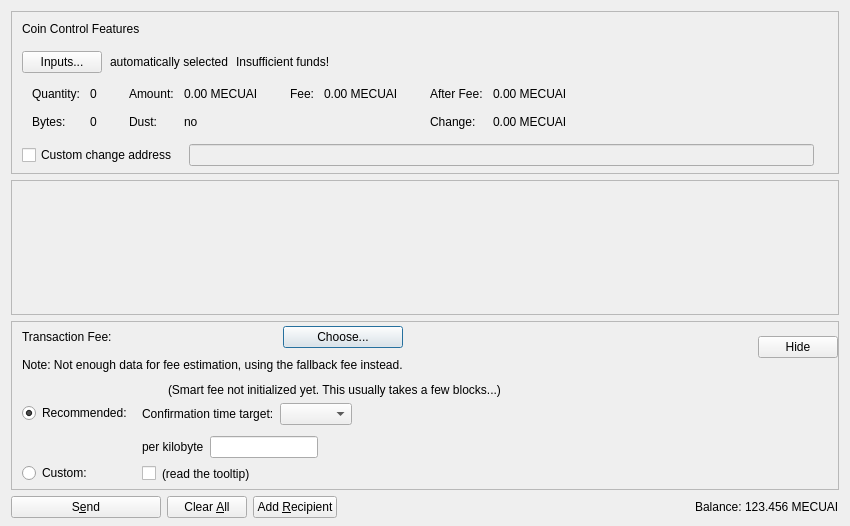
<?xml version="1.0" encoding="UTF-8"?>
<ui version="4.0">
 <class>SendCoinsDialog</class>
 <widget class="QDialog" name="SendCoinsDialog">
  <property name="geometry">
   <rect>
    <x>0</x>
    <y>0</y>
    <width>850</width>
    <height>526</height>
   </rect>
  </property>
  <property name="windowTitle">
   <string>Send Coins</string>
  </property>
  <layout class="QVBoxLayout" name="verticalLayout" stretch="0,1,0,0">
   <property name="bottomMargin">
    <number>8</number>
   </property>
   <item>
    <widget class="QFrame" name="frameCoinControl">
     <property name="sizePolicy">
      <sizepolicy hsizetype="Expanding" vsizetype="Expanding">
       <horstretch>0</horstretch>
       <verstretch>0</verstretch>
      </sizepolicy>
     </property>
     <property name="maximumSize">
      <size>
       <width>16777215</width>
       <height>16777215</height>
      </size>
     </property>
     <property name="frameShape">
      <enum>QFrame::StyledPanel</enum>
     </property>
     <property name="frameShadow">
      <enum>QFrame::Sunken</enum>
     </property>
     <layout class="QVBoxLayout" name="verticalLayoutCoinControl2">
      <property name="spacing">
       <number>0</number>
      </property>
      <property name="leftMargin">
       <number>0</number>
      </property>
      <property name="topMargin">
       <number>0</number>
      </property>
      <property name="rightMargin">
       <number>0</number>
      </property>
      <property name="bottomMargin">
       <number>6</number>
      </property>
      <item>
       <layout class="QVBoxLayout" name="verticalLayoutCoinControl" stretch="0,0,0,0,1">
        <property name="spacing">
         <number>0</number>
        </property>
        <property name="leftMargin">
         <number>10</number>
        </property>
        <property name="topMargin">
         <number>10</number>
        </property>
        <item>
         <layout class="QHBoxLayout" name="horizontalLayoutCoinControl1">
          <property name="bottomMargin">
           <number>15</number>
          </property>
          <item>
           <widget class="QLabel" name="labelCoinControlFeatures">
            <property name="sizePolicy">
             <sizepolicy hsizetype="Preferred" vsizetype="Maximum">
              <horstretch>0</horstretch>
              <verstretch>0</verstretch>
             </sizepolicy>
            </property>
            <property name="text">
             <string>Coin Control Features</string>
            </property>
           </widget>
          </item>
         </layout>
        </item>
        <item>
         <layout class="QHBoxLayout" name="horizontalLayoutCoinControl2" stretch="0,0,0,0">
          <property name="spacing">
           <number>8</number>
          </property>
          <property name="bottomMargin">
           <number>10</number>
          </property>
          <item>
           <widget class="QPushButton" name="pushButtonCoinControl">
            <property name="styleSheet">
             <string notr="true"/>
            </property>
            <property name="text">
             <string>Inputs...</string>
            </property>
            <property name="autoDefault">
             <bool>false</bool>
            </property>
           </widget>
          </item>
          <item>
           <widget class="QLabel" name="labelCoinControlAutomaticallySelected">
            <property name="text">
             <string>automatically selected</string>
            </property>
            <property name="margin">
             <number>5</number>
            </property>
           </widget>
          </item>
          <item>
           <widget class="QLabel" name="labelCoinControlInsuffFunds">
            <property name="text">
             <string>Insufficient funds!</string>
            </property>
            <property name="margin">
             <number>5</number>
            </property>
           </widget>
          </item>
          <item>
           <spacer name="horizontalSpacerCoinControl">
            <property name="orientation">
             <enum>Qt::Horizontal</enum>
            </property>
            <property name="sizeHint" stdset="0">
             <size>
              <width>40</width>
              <height>1</height>
             </size>
            </property>
           </spacer>
          </item>
         </layout>
        </item>
        <item>
         <widget class="QWidget" name="widgetCoinControl" native="true">
          <property name="sizePolicy">
           <sizepolicy hsizetype="Preferred" vsizetype="Preferred">
            <horstretch>0</horstretch>
            <verstretch>0</verstretch>
           </sizepolicy>
          </property>
          <property name="minimumSize">
           <size>
            <width>0</width>
            <height>0</height>
           </size>
          </property>
          <property name="styleSheet">
           <string notr="true"/>
          </property>
          <layout class="QHBoxLayout" name="horizontalLayoutCoinControl5">
           <property name="leftMargin">
            <number>0</number>
           </property>
           <property name="topMargin">
            <number>0</number>
           </property>
           <property name="rightMargin">
            <number>0</number>
           </property>
           <property name="bottomMargin">
            <number>0</number>
           </property>
           <item>
            <layout class="QHBoxLayout" name="horizontalLayoutCoinControl3" stretch="0,0,0,1">
             <property name="spacing">
              <number>20</number>
             </property>
             <property name="topMargin">
              <number>0</number>
             </property>
             <property name="bottomMargin">
              <number>10</number>
             </property>
             <item>
              <layout class="QFormLayout" name="formLayoutCoinControl1">
               <property name="horizontalSpacing">
                <number>10</number>
               </property>
               <property name="verticalSpacing">
                <number>14</number>
               </property>
               <property name="leftMargin">
                <number>10</number>
               </property>
               <property name="topMargin">
                <number>4</number>
               </property>
               <property name="rightMargin">
                <number>6</number>
               </property>
               <item row="0" column="0">
                <widget class="QLabel" name="labelCoinControlQuantityText">
                 <property name="text">
                  <string>Quantity:</string>
                 </property>
                 <property name="margin">
                  <number>0</number>
                 </property>
                </widget>
               </item>
               <item row="0" column="1">
                <widget class="QLabel" name="labelCoinControlQuantity">
                 <property name="cursor">
                  <cursorShape>IBeamCursor</cursorShape>
                 </property>
                 <property name="contextMenuPolicy">
                  <enum>Qt::ActionsContextMenu</enum>
                 </property>
                 <property name="text">
                  <string notr="true">0</string>
                 </property>
                 <property name="margin">
                  <number>0</number>
                 </property>
                 <property name="textInteractionFlags">
                  <set>Qt::LinksAccessibleByMouse|Qt::TextSelectableByKeyboard|Qt::TextSelectableByMouse</set>
                 </property>
                </widget>
               </item>
               <item row="1" column="0">
                <widget class="QLabel" name="labelCoinControlBytesText">
                 <property name="text">
                  <string>Bytes:</string>
                 </property>
                </widget>
               </item>
               <item row="1" column="1">
                <widget class="QLabel" name="labelCoinControlBytes">
                 <property name="cursor">
                  <cursorShape>IBeamCursor</cursorShape>
                 </property>
                 <property name="contextMenuPolicy">
                  <enum>Qt::ActionsContextMenu</enum>
                 </property>
                 <property name="text">
                  <string notr="true">0</string>
                 </property>
                 <property name="textInteractionFlags">
                  <set>Qt::LinksAccessibleByMouse|Qt::TextSelectableByKeyboard|Qt::TextSelectableByMouse</set>
                 </property>
                </widget>
               </item>
              </layout>
             </item>
             <item>
              <layout class="QFormLayout" name="formLayoutCoinControl2">
               <property name="horizontalSpacing">
                <number>10</number>
               </property>
               <property name="verticalSpacing">
                <number>14</number>
               </property>
               <property name="leftMargin">
                <number>6</number>
               </property>
               <property name="topMargin">
                <number>4</number>
               </property>
               <property name="rightMargin">
                <number>6</number>
               </property>
               <item row="0" column="0">
                <widget class="QLabel" name="labelCoinControlAmountText">
                 <property name="text">
                  <string>Amount:</string>
                 </property>
                 <property name="margin">
                  <number>0</number>
                 </property>
                </widget>
               </item>
               <item row="0" column="1">
                <widget class="QLabel" name="labelCoinControlAmount">
                 <property name="cursor">
                  <cursorShape>IBeamCursor</cursorShape>
                 </property>
                 <property name="contextMenuPolicy">
                  <enum>Qt::ActionsContextMenu</enum>
                 </property>
                 <property name="text">
                  <string notr="true">0.00 MECUAI</string>
                 </property>
                 <property name="textInteractionFlags">
                  <set>Qt::LinksAccessibleByMouse|Qt::TextSelectableByKeyboard|Qt::TextSelectableByMouse</set>
                 </property>
                </widget>
               </item>
               <item row="1" column="0">
                <widget class="QLabel" name="labelCoinControlLowOutputText">
                 <property name="text">
                  <string>Dust:</string>
                 </property>
                </widget>
               </item>
               <item row="1" column="1">
                <widget class="QLabel" name="labelCoinControlLowOutput">
                 <property name="cursor">
                  <cursorShape>IBeamCursor</cursorShape>
                 </property>
                 <property name="contextMenuPolicy">
                  <enum>Qt::ActionsContextMenu</enum>
                 </property>
                 <property name="text">
                  <string notr="true">no</string>
                 </property>
                 <property name="textInteractionFlags">
                  <set>Qt::LinksAccessibleByMouse|Qt::TextSelectableByKeyboard|Qt::TextSelectableByMouse</set>
                 </property>
                </widget>
               </item>
              </layout>
             </item>
             <item>
              <layout class="QFormLayout" name="formLayoutCoinControl3">
               <property name="horizontalSpacing">
                <number>10</number>
               </property>
               <property name="verticalSpacing">
                <number>14</number>
               </property>
               <property name="leftMargin">
                <number>6</number>
               </property>
               <property name="topMargin">
                <number>4</number>
               </property>
               <property name="rightMargin">
                <number>6</number>
               </property>
               <item row="0" column="0">
                <widget class="QLabel" name="labelCoinControlFeeText">
                 <property name="text">
                  <string>Fee:</string>
                 </property>
                 <property name="margin">
                  <number>0</number>
                 </property>
                </widget>
               </item>
               <item row="0" column="1">
                <widget class="QLabel" name="labelCoinControlFee">
                 <property name="cursor">
                  <cursorShape>IBeamCursor</cursorShape>
                 </property>
                 <property name="contextMenuPolicy">
                  <enum>Qt::ActionsContextMenu</enum>
                 </property>
                 <property name="text">
                  <string notr="true">0.00 MECUAI</string>
                 </property>
                 <property name="textInteractionFlags">
                  <set>Qt::LinksAccessibleByMouse|Qt::TextSelectableByKeyboard|Qt::TextSelectableByMouse</set>
                 </property>
                </widget>
               </item>
              </layout>
             </item>
             <item>
              <layout class="QFormLayout" name="formLayoutCoinControl4">
               <property name="horizontalSpacing">
                <number>10</number>
               </property>
               <property name="verticalSpacing">
                <number>14</number>
               </property>
               <property name="leftMargin">
                <number>6</number>
               </property>
               <property name="topMargin">
                <number>4</number>
               </property>
               <property name="rightMargin">
                <number>6</number>
               </property>
               <item row="0" column="0">
                <widget class="QLabel" name="labelCoinControlAfterFeeText">
                 <property name="text">
                  <string>After Fee:</string>
                 </property>
                 <property name="margin">
                  <number>0</number>
                 </property>
                </widget>
               </item>
               <item row="0" column="1">
                <widget class="QLabel" name="labelCoinControlAfterFee">
                 <property name="cursor">
                  <cursorShape>IBeamCursor</cursorShape>
                 </property>
                 <property name="contextMenuPolicy">
                  <enum>Qt::ActionsContextMenu</enum>
                 </property>
                 <property name="text">
                  <string notr="true">0.00 MECUAI</string>
                 </property>
                 <property name="textInteractionFlags">
                  <set>Qt::LinksAccessibleByMouse|Qt::TextSelectableByKeyboard|Qt::TextSelectableByMouse</set>
                 </property>
                </widget>
               </item>
               <item row="1" column="0">
                <widget class="QLabel" name="labelCoinControlChangeText">
                 <property name="text">
                  <string>Change:</string>
                 </property>
                </widget>
               </item>
               <item row="1" column="1">
                <widget class="QLabel" name="labelCoinControlChange">
                 <property name="cursor">
                  <cursorShape>IBeamCursor</cursorShape>
                 </property>
                 <property name="contextMenuPolicy">
                  <enum>Qt::ActionsContextMenu</enum>
                 </property>
                 <property name="text">
                  <string notr="true">0.00 MECUAI</string>
                 </property>
                 <property name="textInteractionFlags">
                  <set>Qt::LinksAccessibleByMouse|Qt::TextSelectableByKeyboard|Qt::TextSelectableByMouse</set>
                 </property>
                </widget>
               </item>
              </layout>
             </item>
            </layout>
           </item>
          </layout>
         </widget>
        </item>
        <item>
         <layout class="QHBoxLayout" name="horizontalLayoutCoinControl4" stretch="0,0,0">
          <property name="spacing">
           <number>12</number>
          </property>
          <property name="sizeConstraint">
           <enum>QLayout::SetDefaultConstraint</enum>
          </property>
          <property name="topMargin">
           <number>5</number>
          </property>
          <property name="rightMargin">
           <number>5</number>
          </property>
          <item>
           <widget class="QCheckBox" name="checkBoxCoinControlChange">
            <property name="toolTip">
             <string>If this is activated, but the change address is empty or invalid, change will be sent to a newly generated address.</string>
            </property>
            <property name="text">
             <string>Custom change address</string>
            </property>
           </widget>
          </item>
          <item>
           <widget class="QValidatedLineEdit" name="lineEditCoinControlChange">
            <property name="enabled">
             <bool>false</bool>
            </property>
            <property name="sizePolicy">
             <sizepolicy hsizetype="Expanding" vsizetype="Fixed">
              <horstretch>0</horstretch>
              <verstretch>0</verstretch>
             </sizepolicy>
            </property>
           </widget>
          </item>
          <item>
           <widget class="QLabel" name="labelCoinControlChangeLabel">
            <property name="sizePolicy">
             <sizepolicy hsizetype="Preferred" vsizetype="Expanding">
              <horstretch>0</horstretch>
              <verstretch>0</verstretch>
             </sizepolicy>
            </property>
            <property name="minimumSize">
             <size>
              <width>0</width>
              <height>0</height>
             </size>
            </property>
            <property name="text">
             <string/>
            </property>
            <property name="margin">
             <number>3</number>
            </property>
           </widget>
          </item>
         </layout>
        </item>
        <item>
         <spacer name="verticalSpacerCoinControl">
          <property name="orientation">
           <enum>Qt::Vertical</enum>
          </property>
          <property name="sizeHint" stdset="0">
           <size>
            <width>800</width>
            <height>1</height>
           </size>
          </property>
         </spacer>
        </item>
       </layout>
      </item>
     </layout>
    </widget>
   </item>
   <item>
    <widget class="QScrollArea" name="scrollArea">
     <property name="widgetResizable">
      <bool>true</bool>
     </property>
     <widget class="QWidget" name="scrollAreaWidgetContents">
      <property name="geometry">
       <rect>
        <x>0</x>
        <y>0</y>
        <width>830</width>
        <height>104</height>
       </rect>
      </property>
      <layout class="QVBoxLayout" name="verticalLayout_2" stretch="0,1">
       <property name="leftMargin">
        <number>0</number>
       </property>
       <property name="topMargin">
        <number>0</number>
       </property>
       <property name="rightMargin">
        <number>0</number>
       </property>
       <property name="bottomMargin">
        <number>0</number>
       </property>
       <item>
        <layout class="QVBoxLayout" name="entries">
         <property name="spacing">
          <number>6</number>
         </property>
        </layout>
       </item>
       <item>
        <spacer name="verticalSpacer">
         <property name="orientation">
          <enum>Qt::Vertical</enum>
         </property>
         <property name="sizeHint" stdset="0">
          <size>
           <width>20</width>
           <height>40</height>
          </size>
         </property>
        </spacer>
       </item>
      </layout>
     </widget>
    </widget>
   </item>
   <item>
    <widget class="QFrame" name="frameFee">
     <property name="sizePolicy">
      <sizepolicy hsizetype="Expanding" vsizetype="Expanding">
       <horstretch>0</horstretch>
       <verstretch>0</verstretch>
      </sizepolicy>
     </property>
     <property name="maximumSize">
      <size>
       <width>16777215</width>
       <height>16777215</height>
      </size>
     </property>
     <property name="frameShape">
      <enum>QFrame::StyledPanel</enum>
     </property>
     <property name="frameShadow">
      <enum>QFrame::Sunken</enum>
     </property>
     <layout class="QVBoxLayout" name="verticalLayoutFee1">
      <property name="spacing">
       <number>0</number>
      </property>
      <property name="leftMargin">
       <number>0</number>
      </property>
      <property name="topMargin">
       <number>0</number>
      </property>
      <property name="rightMargin">
       <number>0</number>
      </property>
      <property name="bottomMargin">
       <number>0</number>
      </property>
      <item>
       <layout class="QVBoxLayout" name="verticalLayoutFee2" stretch="0,0,0">
        <property name="spacing">
         <number>0</number>
        </property>
        <property name="leftMargin">
         <number>10</number>
        </property>
        <property name="topMargin">
         <number>0</number>
        </property>
        <item>
         <layout class="QHBoxLayout" name="horizontalLayoutFee1">
          <property name="bottomMargin">
           <number>0</number>
          </property>
          <item>
           <layout class="QVBoxLayout" name="verticalLayoutFee7">
            <property name="spacing">
             <number>0</number>
            </property>
            <item>
             <spacer name="verticalSpacerSmartFee">
              <property name="orientation">
               <enum>Qt::Vertical</enum>
              </property>
              <property name="sizeType">
               <enum>QSizePolicy::Fixed</enum>
              </property>
              <property name="sizeHint" stdset="0">
               <size>
                <width>1</width>
                <height>4</height>
               </size>
              </property>
             </spacer>
            </item>
            <item>
             <layout class="QHBoxLayout" name="horizontalLayoutSmartFee">
              <property name="spacing">
               <number>10</number>
              </property>
              <item>
               <widget class="QLabel" name="labelFeeHeadline">
                <property name="sizePolicy">
                 <sizepolicy hsizetype="Preferred" vsizetype="Maximum">
                  <horstretch>0</horstretch>
                  <verstretch>0</verstretch>
                 </sizepolicy>
                </property>
                <property name="text">
                 <string>Transaction Fee:</string>
                </property>
               </widget>
              </item>
              <item>
               <widget class="QLabel" name="labelFeeMinimized">
                <property name="text">
                 <string/>
                </property>
               </widget>
              </item>
              <item>
               <widget class="QPushButton" name="buttonChooseFee">
                <property name="text">
                 <string>Choose...</string>
                </property>
               </widget>
              </item>
             </layout>
            </item>
            <item>
             <spacer name="verticalSpacer_7">
              <property name="orientation">
               <enum>Qt::Vertical</enum>
              </property>
              <property name="sizeHint" stdset="0">
               <size>
                <width>1</width>
                <height>10</height>
               </size>
              </property>
             </spacer>
            </item>
            <item>
             <widget class="QLabel" name="fallbackFeeWarningLabel">
              <property name="toolTip">
               <string>Using the fallbackfee can result in sending a transaction that will take several hours or days (or never) to confirm. Consider choosing your fee manually or wait until you have validated the complete chain.</string>
              </property>
              <property name="text">
               <string>Note: Not enough data for fee estimation, using the fallback fee instead.</string>
              </property>
              <property name="wordWrap">
               <bool>false</bool>
              </property>
             </widget>
            </item>
            <item>
             <spacer name="verticalSpacer_5">
              <property name="orientation">
               <enum>Qt::Vertical</enum>
              </property>
              <property name="sizeHint" stdset="0">
               <size>
                <width>1</width>
                <height>1</height>
               </size>
              </property>
             </spacer>
            </item>
           </layout>
          </item>
          <item>
           <spacer name="horizontalSpacer_4">
            <property name="orientation">
             <enum>Qt::Horizontal</enum>
            </property>
            <property name="sizeHint" stdset="0">
             <size>
              <width>1</width>
              <height>1</height>
             </size>
            </property>
           </spacer>
          </item>
          <item>
           <widget class="QPushButton" name="buttonMinimizeFee">
            <property name="toolTip">
             <string>collapse fee-settings</string>
            </property>
            <property name="text">
             <string>Hide</string>
            </property>
           </widget>
          </item>
         </layout>
        </item>
        <item>
         <widget class="QFrame" name="frameFeeSelection">
          <layout class="QVBoxLayout" name="verticalLayoutFee12">
           <property name="spacing">
            <number>0</number>
           </property>
           <property name="leftMargin">
            <number>0</number>
           </property>
           <property name="topMargin">
            <number>0</number>
           </property>
           <property name="rightMargin">
            <number>0</number>
           </property>
           <property name="bottomMargin">
            <number>0</number>
           </property>
           <item>
            <layout class="QGridLayout" name="gridLayoutFee">
             <property name="topMargin">
              <number>10</number>
             </property>
             <property name="bottomMargin">
              <number>4</number>
             </property>
             <property name="horizontalSpacing">
              <number>10</number>
             </property>
             <property name="verticalSpacing">
              <number>4</number>
             </property>
             <item row="1" column="1">
              <layout class="QVBoxLayout" name="verticalLayoutFee8">
               <property name="spacing">
                <number>6</number>
               </property>
               <property name="topMargin">
                <number>3</number>
               </property>
               <item>
                <layout class="QHBoxLayout" name="horizontalLayoutFee13" stretch="0,0,1">
                 <item>
                  <widget class="QLabel" name="labelCustomPerKilobyte">
                   <property name="toolTip">
                    <string>If the custom fee is set to 1000 ruffs and the transaction is only 250 bytes, then &quot;per kilobyte&quot; only pays 250 ruffs in fee,&lt;br /&gt;while &quot;at least&quot; pays 1000 ruffs. For transactions bigger than a kilobyte both pay by kilobyte.</string>
                   </property>
                   <property name="text">
                    <string>per kilobyte</string>
                   </property>
                  </widget>
                 </item>
                 <item>
                  <widget class="BitcoinAmountField" name="customFee"/>
                 </item>
                 <item>
                  <spacer name="horizontalSpacer_6">
                   <property name="orientation">
                    <enum>Qt::Horizontal</enum>
                   </property>
                   <property name="sizeHint" stdset="0">
                    <size>
                     <width>1</width>
                     <height>1</height>
                    </size>
                   </property>
                  </spacer>
                 </item>
                </layout>
               </item>
               <item>
                <layout class="QHBoxLayout" name="horizontalLayoutFee8">
                 <item>
                  <widget class="QCheckBox" name="checkBoxMinimumFee">
                   <property name="toolTip">
                    <string>Paying only the minimum fee is just fine as long as there is less transaction volume than space in the blocks.&lt;br /&gt;But be aware that this can end up in a never confirming transaction once there is more demand for mecuai transactions than the network can process.</string>
                   </property>
                   <property name="text">
                    <string/>
                   </property>
                  </widget>
                 </item>
                 <item>
                  <widget class="QLabel" name="labelMinFeeWarning">
                   <property name="enabled">
                    <bool>true</bool>
                   </property>
                   <property name="toolTip">
                    <string>Paying only the minimum fee is just fine as long as there is less transaction volume than space in the blocks.&lt;br /&gt;But be aware that this can end up in a never confirming transaction once there is more demand for mecuai transactions than the network can process.</string>
                   </property>
                   <property name="text">
                    <string>(read the tooltip)</string>
                   </property>
                   <property name="margin">
                    <number>5</number>
                   </property>
                  </widget>
                 </item>
                 <item>
                  <spacer name="horizontalSpacer_2">
                   <property name="orientation">
                    <enum>Qt::Horizontal</enum>
                   </property>
                   <property name="sizeHint" stdset="0">
                    <size>
                     <width>1</width>
                     <height>1</height>
                    </size>
                   </property>
                  </spacer>
                 </item>
                </layout>
               </item>
              </layout>
             </item>
             <item row="0" column="0">
              <layout class="QVBoxLayout" name="verticalLayoutFee4" stretch="0,1">
               <property name="topMargin">
                <number>20</number>
               </property>
               <property name="bottomMargin">
                <number>3</number>
               </property>
               <item>
                <widget class="QRadioButton" name="radioSmartFee">
                 <property name="text">
                  <string>Recommended:</string>
                 </property>
                 <property name="checked">
                  <bool>true</bool>
                 </property>
                 <attribute name="buttonGroup">
                  <string notr="true">groupFee</string>
                 </attribute>
                </widget>
               </item>
               <item>
                <spacer name="verticalSpacer_2">
                 <property name="orientation">
                  <enum>Qt::Vertical</enum>
                 </property>
                 <property name="sizeHint" stdset="0">
                  <size>
                   <width>1</width>
                   <height>1</height>
                  </size>
                 </property>
                </spacer>
               </item>
              </layout>
             </item>
             <item row="1" column="0">
              <layout class="QVBoxLayout" name="verticalLayoutFee9" stretch="0,1">
               <property name="topMargin">
                <number>30</number>
               </property>
               <item>
                <widget class="QRadioButton" name="radioCustomFee">
                 <property name="text">
                  <string>Custom:</string>
                 </property>
                 <attribute name="buttonGroup">
                  <string notr="true">groupFee</string>
                 </attribute>
                </widget>
               </item>
               <item>
                <spacer name="verticalSpacer_6">
                 <property name="orientation">
                  <enum>Qt::Vertical</enum>
                 </property>
                 <property name="sizeHint" stdset="0">
                  <size>
                   <width>1</width>
                   <height>1</height>
                  </size>
                 </property>
                </spacer>
               </item>
              </layout>
             </item>
             <item row="0" column="1">
              <layout class="QVBoxLayout" name="verticalLayoutFee3" stretch="0,0,1">
               <property name="spacing">
                <number>6</number>
               </property>
               <property name="topMargin">
                <number>0</number>
               </property>
               <property name="bottomMargin">
                <number>3</number>
               </property>
               <item>
                <layout class="QHBoxLayout" name="horizontalLayoutFee12">
                 <item>
                  <widget class="QLabel" name="labelSmartFee">
                   <property name="text">
                    <string/>
                   </property>
                   <property name="margin">
                    <number>2</number>
                   </property>
                  </widget>
                 </item>
                 <item>
                  <widget class="QLabel" name="labelFeeEstimation">
                   <property name="text">
                    <string/>
                   </property>
                  </widget>
                 </item>
                 <item>
                  <widget class="QLabel" name="labelSmartFee2">
                   <property name="text">
                    <string>(Smart fee not initialized yet. This usually takes a few blocks...)</string>
                   </property>
                   <property name="margin">
                    <number>2</number>
                   </property>
                  </widget>
                 </item>
                 <item>
                  <spacer name="horizontalSpacer_5">
                   <property name="orientation">
                    <enum>Qt::Horizontal</enum>
                   </property>
                   <property name="sizeHint" stdset="0">
                    <size>
                     <width>1</width>
                     <height>1</height>
                    </size>
                   </property>
                  </spacer>
                 </item>
                </layout>
               </item>
               <item>
                <layout class="QHBoxLayout" name="horizontalLayoutFee9">
                 <item>
                  <layout class="QVBoxLayout" name="verticalLayoutFee6">
                   <item>
                    <widget class="QLabel" name="labelSmartFee3">
                     <property name="text">
                      <string>Confirmation time target:</string>
                     </property>
                     <property name="margin">
                      <number>2</number>
                     </property>
                    </widget>
                   </item>
                  </layout>
                 </item>
                 <item>
                  <layout class="QVBoxLayout" name="verticalLayoutFee5">
                   <property name="rightMargin">
                    <number>30</number>
                   </property>
                   <item>
                    <layout class="QHBoxLayout" name="horizontalLayoutConfTarget">
                     <property name="bottomMargin">
                      <number>0</number>
                     </property>
                     <item>
                      <widget class="QComboBox" name="confTargetSelector"/>
                     </item>
                     <item>
                      <spacer name="horizontalSpacerConfTarget">
                       <property name="orientation">
                        <enum>Qt::Horizontal</enum>
                       </property>
                       <property name="sizeHint" stdset="0">
                        <size>
                         <width>40</width>
                         <height>20</height>
                        </size>
                       </property>
                      </spacer>
                     </item>
                    </layout>
                   </item>
                  </layout>
                 </item>
                </layout>
               </item>
               <item>
                <spacer name="verticalSpacer_4">
                 <property name="orientation">
                  <enum>Qt::Vertical</enum>
                 </property>
                 <property name="sizeHint" stdset="0">
                  <size>
                   <width>1</width>
                   <height>1</height>
                  </size>
                 </property>
                </spacer>
               </item>
              </layout>
             </item>
            </layout>
           </item>
          </layout>
         </widget>
        </item>
        <item>
         <spacer name="verticalSpacerFee">
          <property name="orientation">
           <enum>Qt::Vertical</enum>
          </property>
          <property name="sizeHint" stdset="0">
           <size>
            <width>800</width>
            <height>1</height>
           </size>
          </property>
         </spacer>
        </item>
       </layout>
      </item>
     </layout>
    </widget>
   </item>
   <item>
    <layout class="QHBoxLayout" name="horizontalLayout">
     <item>
      <widget class="QPushButton" name="sendButton">
       <property name="minimumSize">
        <size>
         <width>150</width>
         <height>0</height>
        </size>
       </property>
       <property name="toolTip">
        <string>Confirm the send action</string>
       </property>
       <property name="text">
        <string>S&amp;end</string>
       </property>
       <property name="autoDefault">
        <bool>false</bool>
       </property>
       <property name="default">
        <bool>false</bool>
       </property>
      </widget>
     </item>
     <item>
      <widget class="QPushButton" name="clearButton">
       <property name="sizePolicy">
        <sizepolicy hsizetype="Minimum" vsizetype="Fixed">
         <horstretch>0</horstretch>
         <verstretch>0</verstretch>
        </sizepolicy>
       </property>
       <property name="toolTip">
        <string>Clear all fields of the form.</string>
       </property>
       <property name="text">
        <string>Clear &amp;All</string>
       </property>
       <property name="autoDefault">
        <bool>false</bool>
       </property>
      </widget>
     </item>
     <item>
      <widget class="QPushButton" name="addButton">
       <property name="toolTip">
        <string>Send to multiple recipients at once</string>
       </property>
       <property name="text">
        <string>Add &amp;Recipient</string>
       </property>
       <property name="autoDefault">
        <bool>false</bool>
       </property>
      </widget>
     </item>
     <item>
      <spacer name="horizontalSpacer">
       <property name="orientation">
        <enum>Qt::Horizontal</enum>
       </property>
       <property name="sizeHint" stdset="0">
        <size>
         <width>40</width>
         <height>20</height>
        </size>
       </property>
      </spacer>
     </item>
     <item>
      <layout class="QHBoxLayout" name="horizontalLayout_2">
       <property name="spacing">
        <number>3</number>
       </property>
       <item>
        <widget class="QLabel" name="labelBalanceText">
         <property name="text">
          <string>Balance:</string>
         </property>
        </widget>
       </item>
       <item>
        <widget class="QLabel" name="labelBalance">
         <property name="sizePolicy">
          <sizepolicy hsizetype="Preferred" vsizetype="Preferred">
           <horstretch>0</horstretch>
           <verstretch>0</verstretch>
          </sizepolicy>
         </property>
         <property name="cursor">
          <cursorShape>IBeamCursor</cursorShape>
         </property>
         <property name="text">
          <string notr="true">123.456 MECUAI</string>
         </property>
         <property name="textInteractionFlags">
          <set>Qt::LinksAccessibleByMouse|Qt::TextSelectableByKeyboard|Qt::TextSelectableByMouse</set>
         </property>
        </widget>
       </item>
      </layout>
     </item>
    </layout>
   </item>
  </layout>
 </widget>
 <customwidgets>
  <customwidget>
   <class>QValidatedLineEdit</class>
   <extends>QLineEdit</extends>
   <header>qt/qvalidatedlineedit.h</header>
  </customwidget>
  <customwidget>
   <class>BitcoinAmountField</class>
   <extends>QLineEdit</extends>
   <header>qt/bitcoinamountfield.h</header>
   <container>1</container>
  </customwidget>
 </customwidgets>
 <resources>
  <include location="../mecuai.qrc"/>
 </resources>
 <connections/>
 <buttongroups>
  <buttongroup name="groupFee"/>
 </buttongroups>
</ui>
